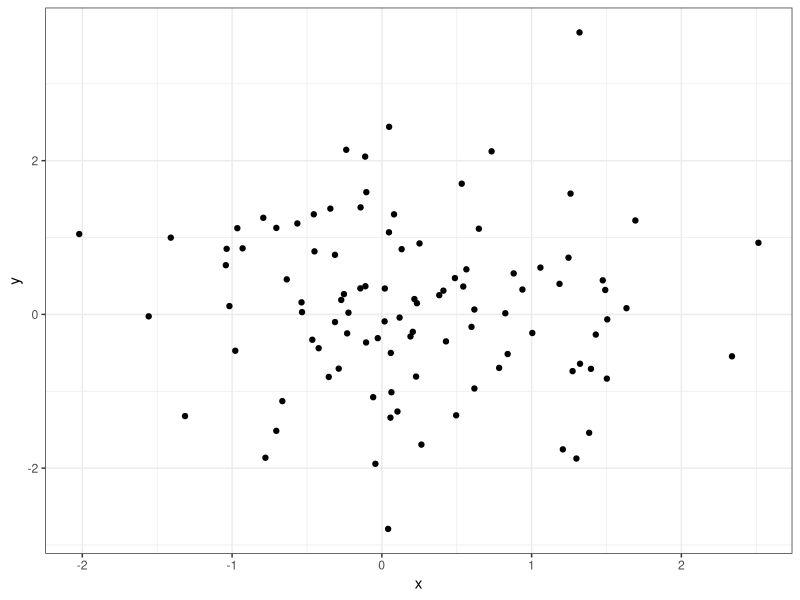

Source code (R):
## ---- chunk 1
library(tidyverse)
## ---- chunk 2
df <- tibble(x = rnorm(100), y = rnorm(100))
df
## ---- chunk 3
df %>%
    ggplot(aes(x, y)) +
    geom_point() +
    theme_bw()
